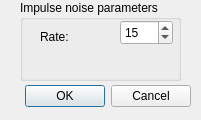
<?xml version="1.0" encoding="UTF-8"?>
<ui version="4.0">
 <class>DialogImpulseNoise</class>
 <widget class="QDialog" name="DialogImpulseNoise">
  <property name="geometry">
   <rect>
    <x>0</x>
    <y>0</y>
    <width>201</width>
    <height>120</height>
   </rect>
  </property>
  <property name="windowTitle">
   <string>Dialog</string>
  </property>
  <widget class="QDialogButtonBox" name="buttonBox">
   <property name="geometry">
    <rect>
     <x>20</x>
     <y>80</y>
     <width>171</width>
     <height>32</height>
    </rect>
   </property>
   <property name="orientation">
    <enum>Qt::Horizontal</enum>
   </property>
   <property name="standardButtons">
    <set>QDialogButtonBox::Cancel|QDialogButtonBox::Ok</set>
   </property>
  </widget>
  <widget class="QGroupBox" name="groupBox">
   <property name="geometry">
    <rect>
     <x>20</x>
     <y>0</y>
     <width>161</width>
     <height>81</height>
    </rect>
   </property>
   <property name="title">
    <string>Impulse noise parameters</string>
   </property>
   <widget class="QLabel" name="label">
    <property name="geometry">
     <rect>
      <x>20</x>
      <y>30</y>
      <width>56</width>
      <height>13</height>
     </rect>
    </property>
    <property name="text">
     <string>Rate:</string>
    </property>
   </widget>
   <widget class="QSpinBox" name="spinBox">
    <property name="geometry">
     <rect>
      <x>100</x>
      <y>20</y>
      <width>53</width>
      <height>25</height>
     </rect>
    </property>
    <property name="value">
     <number>15</number>
    </property>
   </widget>
  </widget>
 </widget>
 <resources/>
 <connections>
  <connection>
   <sender>buttonBox</sender>
   <signal>accepted()</signal>
   <receiver>DialogImpulseNoise</receiver>
   <slot>accept()</slot>
   <hints>
    <hint type="sourcelabel">
     <x>248</x>
     <y>254</y>
    </hint>
    <hint type="destinationlabel">
     <x>157</x>
     <y>274</y>
    </hint>
   </hints>
  </connection>
  <connection>
   <sender>buttonBox</sender>
   <signal>rejected()</signal>
   <receiver>DialogImpulseNoise</receiver>
   <slot>reject()</slot>
   <hints>
    <hint type="sourcelabel">
     <x>316</x>
     <y>260</y>
    </hint>
    <hint type="destinationlabel">
     <x>286</x>
     <y>274</y>
    </hint>
   </hints>
  </connection>
 </connections>
</ui>
